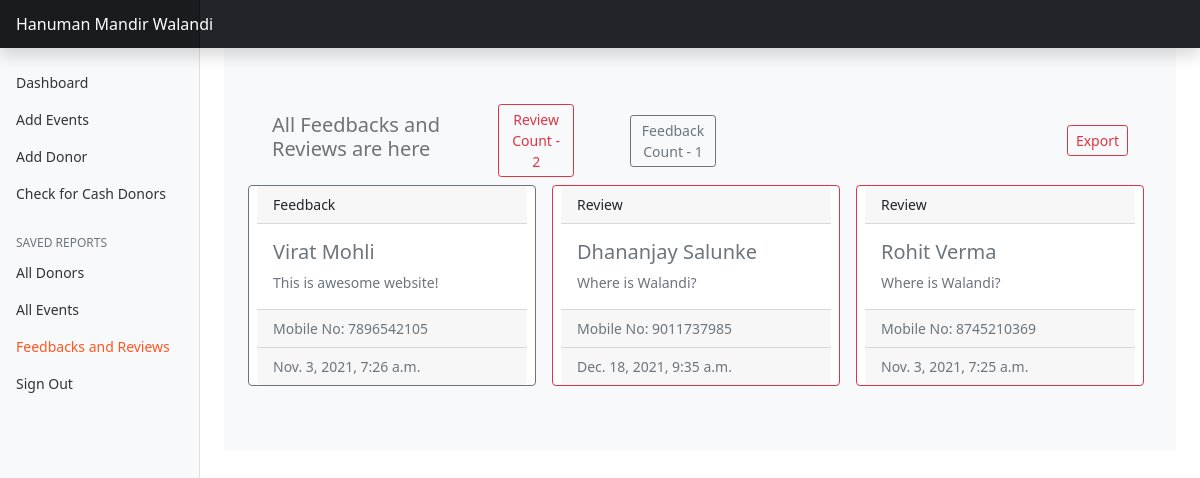
Screenshot of /F_R (signed in) with the database file from the repository.
### home/models.py (models this page shows, shortened)
class Feedback(models.Model):
    feedback_first_name = models.CharField(max_length=100)
    feedback_last_name = models.CharField(max_length=100)
    feedback_mobile_number = models.CharField(max_length=12)
    feedback_text = models.TextField()
    feedback_time = models.DateTimeField(auto_now_add=True)

class Contact(models.Model):
    contact_first_name = models.CharField(max_length=100)
    contact_last_name = models.CharField(max_length=100)
    contact_mobile_number = models.CharField(max_length=12)
    contact_text = models.TextField()
    contact_time = models.DateTimeField(auto_now_add=True)

### adminpanel/views1.py (the view)
# urls.py: path('F_R',views1.feedbackReviews),
@login_required(login_url=None)
def feedbackReviews(request):
    feedbacks = Feedback.objects.order_by('feedback_time').reverse()
    reviews = Contact.objects.order_by('contact_time').reverse()
    params = {'feedback':feedbacks, 'review':reviews, 'Fcount':len(feedbacks), 'Rcount': len(reviews)}
    return render(request,'feedback_reviews.html', params )

### templates/feedback_reviews.html (shortened to what this page needs)
<!DOCTYPE html>
<html lang="en">
<head>
    <link href="https://cdn.jsdelivr.net/npm/bootstrap@5.1.3/dist/css/bootstrap.min.css" rel="stylesheet">
</head>
<body>
    <header class="navbar navbar-dark sticky-top bg-dark flex-md-nowrap p-0 shadow">
        <a class="navbar-brand col-md-3 col-lg-2 me-0 px-3" href="/">Hanuman Mandir Walandi</a>
      </header>
    <div class="container-fluid">
        <div class="row">
          <nav id="sidebarMenu" class="col-md-3 col-lg-2 d-md-block bg-light sidebar collapse">
            <div class="position-sticky pt-3">
              <ul class="nav flex-column">
                <li class="nav-item">
                  <a class="nav-link" aria-current="page" href="dashboard">
                    Dashboard
                  </a>
                </li>
                <li class="nav-item">
                  <a class="nav-link" href="#" data-bs-toggle="modal" data-bs-target="#exampleModal" data-bs-whatever="@mdo">
                    Add Events
                  </a>
                </li>
                <li class="nav-item">
                  <a class="nav-link" href="#" data-bs-toggle="modal" data-bs-target="#exampleModal1" data-bs-whatever="@mdo">
                    Add Donor
                  </a>
                </li>
                <li class="nav-item">
                  <a class="nav-link" href="cashdonors">
                    Check for Cash Donors
                  </a>
                </li>
              </ul>
              <h6 class="sidebar-heading d-flex justify-content-between align-items-center px-3 mt-4 mb-1 text-muted">
                <span>Saved reports</span>
              </h6>
              <ul class="nav flex-column mb-2">
                <li class="nav-item">
                  <a class="nav-link" href="donors">
                    All Donors
                  </a>
                </li>
                <li class="nav-item">
                    <a class="nav-link" href="event">
                      All Events
                    </a>
                </li>
                 <li class="nav-item">
                    <a class="nav-link active" href="F_R">
                      Feedbacks and Reviews
                    </a>
                  </li>
                <li class="nav-item">
                  <a class="nav-link" href="signout">
                    Sign Out
                  </a>
                </li>
              </ul>
            </div>
          </nav>
          <main class="col-md-9 ms-sm-auto col-lg-10 px-md-4">
          <div class="album py-5 bg-light">
    <div class="container">
        <nav class="navbar navbar-expand-lg navbar-light bg-light">
  <div class="container-fluid">
       <h5 style="color: #727272;">All Feedbacks and Reviews are here</h5>
       <button class="mx-5 btn btn-sm btn-outline-danger" type="button">Review Count - {{Rcount}}</button>
       <button class="mx-2 btn btn-sm btn-outline-secondary" type="button">Feedback Count - {{Fcount}}</button>
    <div class="collapse navbar-collapse" id="navbarSupportedContent">
      <form class="d-flex">
        <button class="btn btn-sm btn-outline-danger" type="button">Export</button>
      </form>
    </div>
  </div>
</nav>
      <div class="row row-cols-1 row-cols-sm-2 row-cols-md-3 g-3">
      {% for i in feedback|slice:"0:" %}
        <div class="card border-secondary mb-3 mx-2" style="max-width: 18rem;">
            <div class="card-header">Feedback</div>
            <div class="card-body text-secondary">
              <h5 class="card-title">{{i.feedback_first_name}} {{i.feedback_last_name}}</h5>
              <p class="card-text">{{i.feedback_text}}</p>
            </div>
            <div class="card-footer text-muted">
               Mobile No: {{i.feedback_mobile_number}}
              </div>
            <div class="card-footer text-muted">
                {{i.feedback_time}}
              </div>
          </div>
          {% endfor %}
          {% for i in review|slice:"0:" %}
          <div class="card border-danger mb-3 mx-2" style="max-width: 18rem;">
            <div class="card-header">Review</div>
            <div class="card-body text-secondary">
              <h5 class="card-title">{{i.contact_first_name}} {{i.contact_last_name}}</h5>
              <p class="card-text">{{i.contact_text}}</p>
            </div>
            <div class="card-footer text-muted">
               Mobile No: {{i.contact_mobile_number}}
              </div>
            <div class="card-footer text-muted">
                {{i.contact_time}}
              </div>
          </div>
          {% endfor %}
        </div>
          </main>
          </div>
        </div>
</body>
</html>

### templates/feedback_reviews.html (style rules this page uses)
body { font-size: .875rem; }
.sidebar { position: fixed; top: 0; bottom: 0; left: 0; z-index: 100; padding: 48px 0 0; box-shadow: inset -1px 0 0 rgba(0, 0, 0, .1); }
.sidebar .nav-link { font-weight: 500; color: #333; }
.sidebar .nav-link.active { color: #2470dc; }
.sidebar-heading { font-size: .75rem; text-transform: uppercase; }
.navbar-brand { padding-top: .75rem; padding-bottom: .75rem; font-size: 1rem; background-color: rgba(0, 0, 0, .25); box-shadow: inset -1px 0 0 rgba(0, 0, 0, .25); }
.sidebar .nav-link.active { color: #ff5722; }
.sidebar { top:0em !important; }

### rows the page displays
Feedback: feedback_first_name "Virat", feedback_last_name "Mohli", feedback_text "This is awesome website!", feedback_mobile_number "7896542105", feedback_time "Nov. 3, 2021, 7:26 a.m."
Contact: contact_first_name "Dhananjay", contact_last_name "Salunke", contact_text "Where is Walandi?", contact_mobile_number "9011737985", contact_time "Dec. 18, 2021, 9:35 a.m."
Contact: contact_first_name "Rohit", contact_last_name "Verma", contact_text "Where is Walandi?", contact_mobile_number "8745210369", contact_time "Nov. 3, 2021, 7:25 a.m."

### other values shown
{{ Rcount }} "2"
{{ Fcount }} "1"
